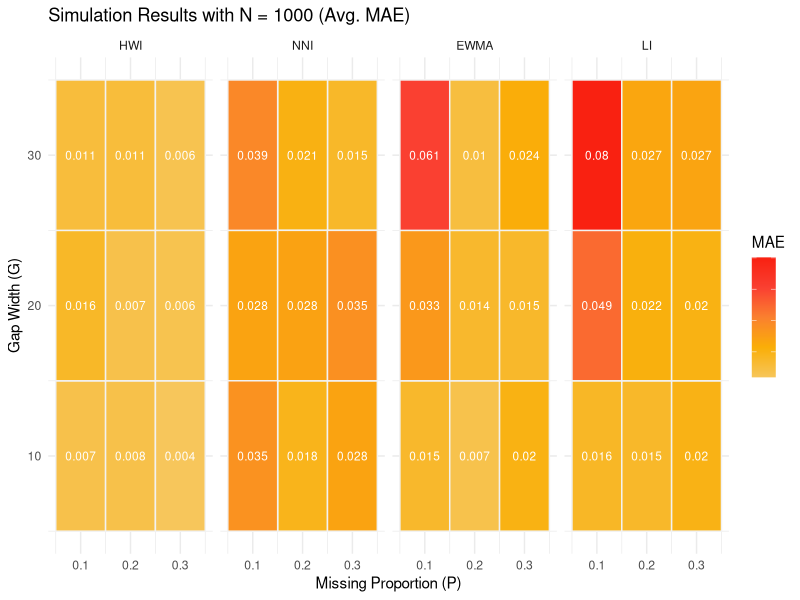
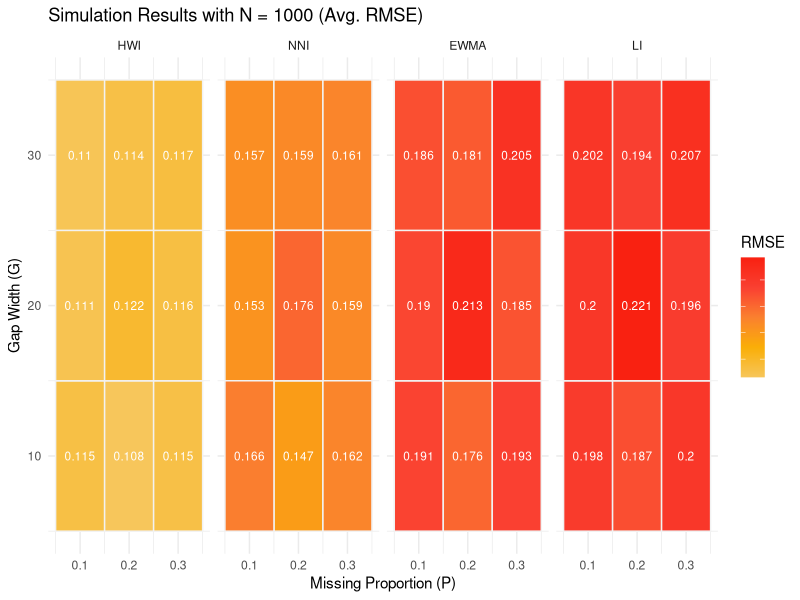
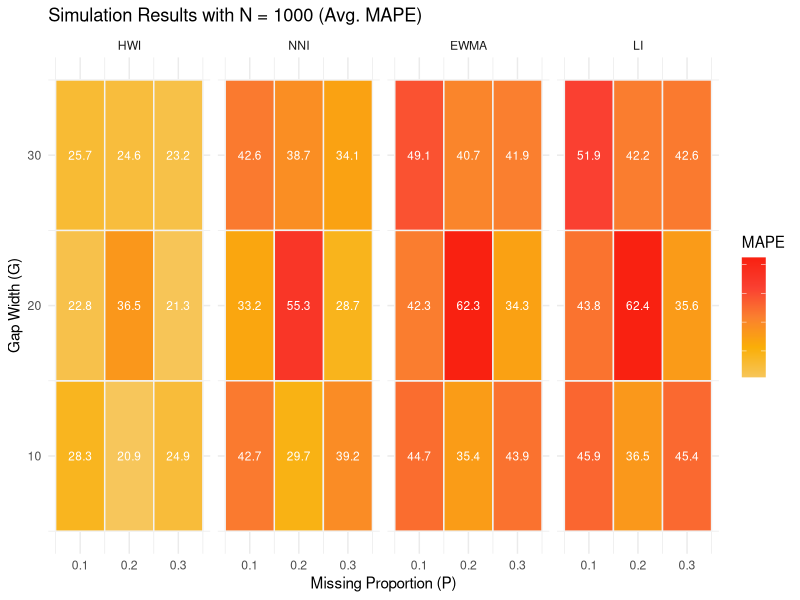
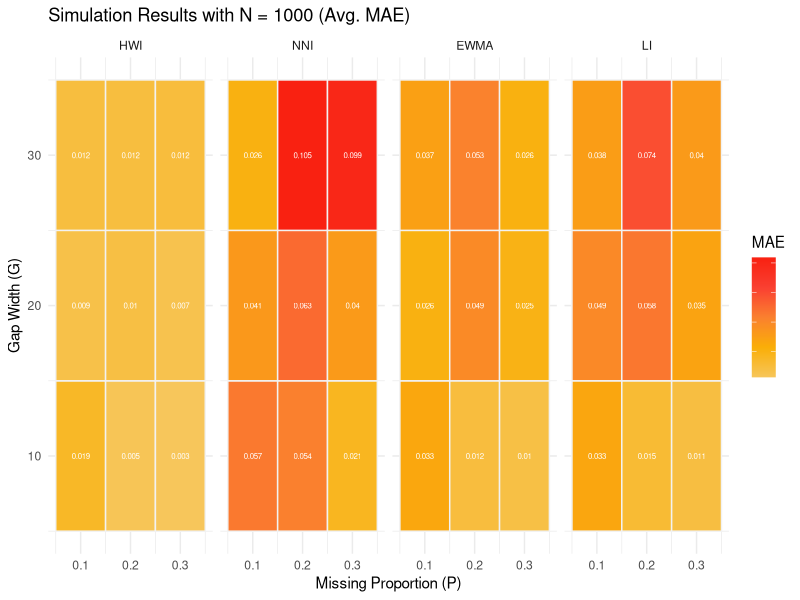
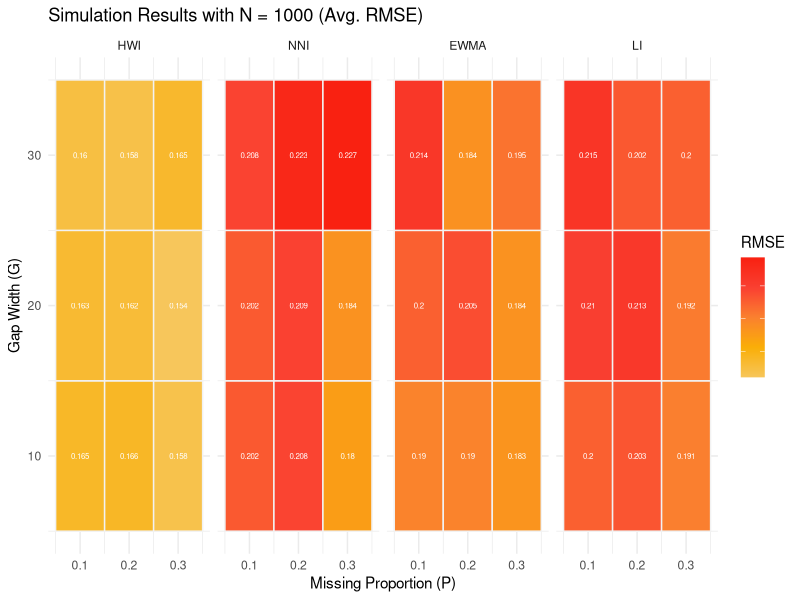
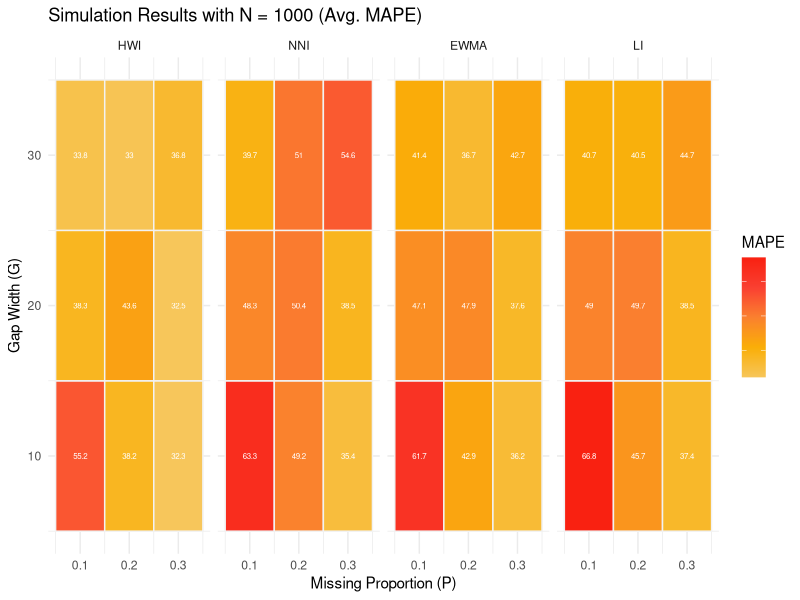
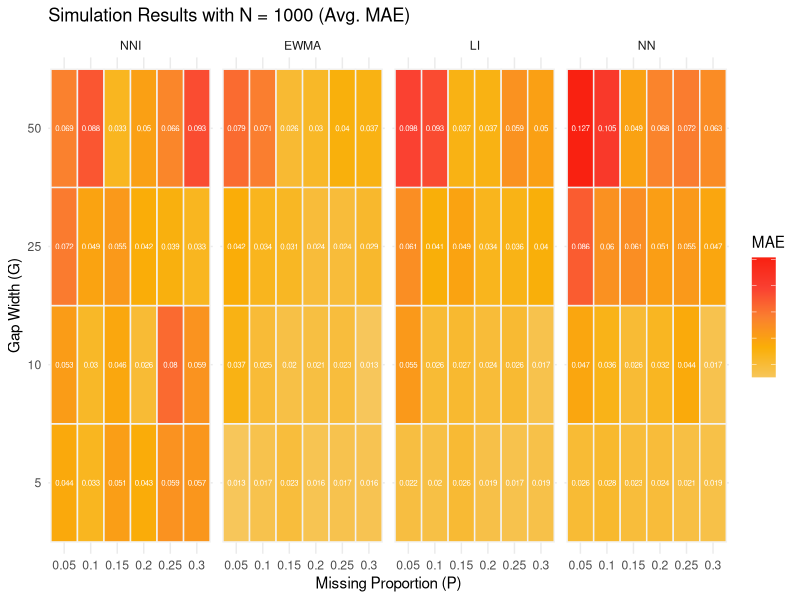
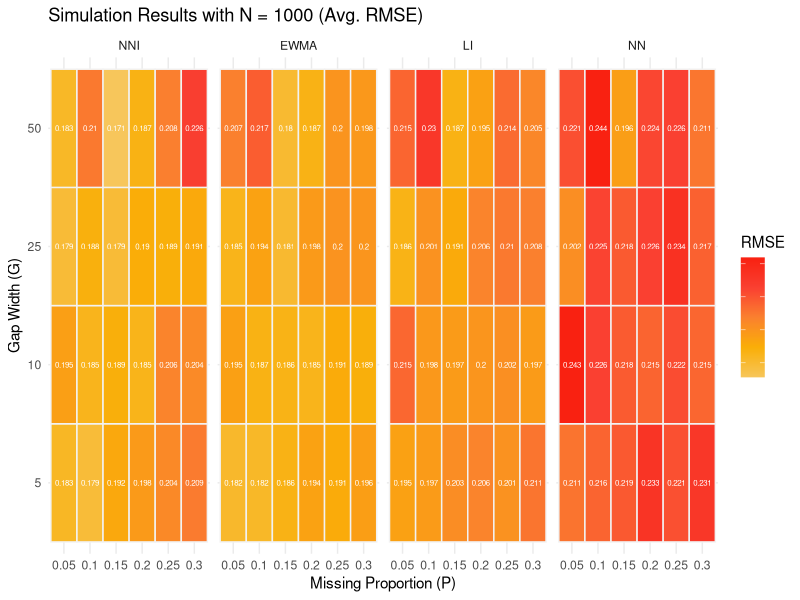

R code for these plots, in order:
## ---- chunk 1
knitr::opts_chunk$set(echo = TRUE, warning = FALSE, message = FALSE)
## ---- chunk 2
library(dplyr)
library(ggplot2)

sim1 = read.csv('Simulation_Results/sim_1.csv')
sim2 = read.csv('Simulation_Results/sim_2.csv')

colors = c("#F7C65B","#FAAF08","#FA812F","#FA4032","#F92111")
col = colorRampPalette(colors = colors)(100)
## ---- chunk 3

grouped_NNI = sim1 %>% dplyr::group_by(Method, P, G, max_iter, K, n_series, random, method) %>%
                       dplyr::summarise(mae = mean(MAE), 
                                        rmse = mean(RMSE), 
                                        mape = mean(MAPE))

NNI_mae = grouped_NNI %>% dplyr::arrange(mae) %>% 
                          dplyr::group_by(P, G) %>% 
                          dplyr::filter(row_number()==1)
NNI_rmse = grouped_NNI %>% dplyr::arrange(rmse) %>% 
                          dplyr::group_by(P, G) %>% 
                          dplyr::filter(row_number()==1)
NNI_mape = grouped_NNI %>% dplyr::arrange(mape) %>% 
                          dplyr::group_by(P, G) %>% 
                          dplyr::filter(row_number()==1)

imp_mae = rbind(sim2 %>% dplyr::group_by(Method, P, G) %>% dplyr::summarize(mae = mean(MAE)), 
                NNI_mae %>% dplyr::select(Method, P, G, mae))
imp_rmse = rbind(sim2 %>% dplyr::group_by(Method, P, G) %>% dplyr::summarize(rmse = mean(RMSE)), 
                NNI_rmse %>% dplyr::select(Method, P, G, rmse))
imp_mape = rbind(sim2 %>% dplyr::group_by(Method, P, G) %>% dplyr::summarize(mape = mean(MAPE)), 
                NNI_mape %>% dplyr::select(Method, P, G, mape))

desired_order = c("HWI", "NNI", "EWMA", "LI")
imp_mae$Method = factor(as.character(imp_mae$Method), levels = desired_order)
imp_mae <- imp_mae[order(imp_mae$Method),]
imp_rmse$Method = factor(as.character(imp_rmse$Method), levels = desired_order)
imp_rmse <- imp_rmse[order(imp_rmse$Method),]
imp_mape$Method = factor(as.character(imp_mape$Method), levels = desired_order)
imp_mape <- imp_mape[order(imp_mape$Method),]
## ---- chunk 4
ggplot(imp_mae, aes(P, G, fill = mae)) +
  geom_tile(color = "gray95",lwd = 0.5, linetype = 1) +
  facet_grid(~ Method) +
  labs(title = 'Simulation Results with N = 1000 (Avg. MAE)', 
       x = "Missing Proportion (P)", 
       y = "Gap Width (G)", 
       fill = 'MAE') +
  scale_fill_gradientn(colours = col, values = c(0,1)) + 
  guides(fill = guide_colourbar(label = FALSE, ticks = FALSE)) +
  geom_text(aes(label = round(mae, 3)), color = "white", size = 3) +
  theme_minimal()
## ---- chunk 5
ggplot(imp_rmse, aes(P, G, fill = rmse)) +
  geom_tile(color = "gray95",lwd = 0.5, linetype = 1) +
  facet_grid(~ Method) +
  labs(title = 'Simulation Results with N = 1000 (Avg. RMSE)', 
       x = "Missing Proportion (P)", 
       y = "Gap Width (G)", 
       fill = 'RMSE') +
  scale_fill_gradientn(colours = col, values = c(0,1)) + 
  guides(fill = guide_colourbar(label = FALSE, ticks = FALSE)) +
  geom_text(aes(label = round(rmse, 3)), color = "white", size = 3) +
  theme_minimal()
## ---- chunk 6
ggplot(imp_mape, aes(P, G, fill = mape)) +
  geom_tile(color = "gray95",lwd = 0.5, linetype = 1) +
  facet_grid(~ Method) +
  labs(title = 'Simulation Results with N = 1000 (Avg. MAPE)', 
       x = "Missing Proportion (P)", 
       y = "Gap Width (G)", 
       fill = 'MAPE') +
  scale_fill_gradientn(colours = col, values = c(0,1)) + 
  guides(fill = guide_colourbar(label = FALSE, ticks = FALSE)) +
  geom_text(aes(label = round(mape, 1)), color = "white", size = 3) +
  theme_minimal()
## ---- chunk 7
sim3 = read.csv('Simulation_Results/jun28_sim_results2.csv')

imp = sim3 %>% dplyr::group_by(Method, P, G) %>% 
  dplyr::summarize(mae = mean(MAE), rmse = mean(RMSE), mape = mean(MAPE))

desired_order = c("HWI", "NNI", "EWMA", "LI")
imp$Method = factor(as.character(imp$Method), levels = desired_order)
imp <- imp[order(imp$Method),]
## ---- chunk 8
ggplot(imp, aes(P, G, fill = mae)) +
  geom_tile(color = "gray95",lwd = 0.5, linetype = 1) +
  facet_grid(~ Method) +
  labs(title = 'Simulation Results with N = 1000 (Avg. MAE)', 
       x = "Missing Proportion (P)", 
       y = "Gap Width (G)", 
       fill = 'MAE') +
  scale_fill_gradientn(colours = col, values = c(0,1)) + 
  guides(fill = guide_colourbar(label = FALSE, ticks = FALSE)) +
  geom_text(aes(label = round(mae, 3)), color = "white", size = 2, check_overlap = TRUE) +
  theme_minimal()
## ---- chunk 9
ggplot(imp, aes(P, G, fill = rmse)) +
  geom_tile(color = "gray95",lwd = 0.5, linetype = 1) +
  facet_grid(~ Method) +
  labs(title = 'Simulation Results with N = 1000 (Avg. RMSE)', 
       x = "Missing Proportion (P)", 
       y = "Gap Width (G)", 
       fill = 'RMSE') +
  scale_fill_gradientn(colours = col, values = c(0,1)) + 
  guides(fill = guide_colourbar(label = FALSE, ticks = FALSE)) +
  geom_text(aes(label = round(rmse, 3)), color = "white", size = 2, check_overlap = TRUE) +
  theme_minimal()
## ---- chunk 10
ggplot(imp, aes(P, G, fill = mape)) +
  geom_tile(color = "gray95",lwd = 0.5, linetype = 1) +
  facet_grid(~ Method) +
  labs(title = 'Simulation Results with N = 1000 (Avg. MAPE)', 
       x = "Missing Proportion (P)", 
       y = "Gap Width (G)", 
       fill = 'MAPE') +
  scale_fill_gradientn(colours = col, values = c(0,1)) + 
  guides(fill = guide_colourbar(label = FALSE, ticks = FALSE)) +
  geom_text(aes(label = round(mape, 1)), color = "white", size = 2, check_overlap = TRUE) +
  theme_minimal()
## ---- chunk 11
sim3 = read.csv('Simulation_Results/jun28_sim_results.csv')

imp = sim3 %>% dplyr::filter(!(Method %in% c('KAF', 'RMEA'))) %>% 
  dplyr::group_by(Method, P, G) %>% 
  dplyr::summarize(mae = mean(MAE), rmse = mean(RMSE), mape = mean(MAPE))

desired_order = c("NNI", "EWMA", "LI", 'NN')
imp$Method = factor(as.character(imp$Method), levels = desired_order)
imp <- imp[order(imp$Method),]
## ---- chunk 12
ggplot(imp, aes(as.factor(P), as.factor(G), fill = mae)) +
  geom_tile(color = "gray95",lwd = 0.5, linetype = 1) +
  facet_grid(~ Method) +
  labs(title = 'Simulation Results with N = 1000 (Avg. MAE)', 
       x = "Missing Proportion (P)", 
       y = "Gap Width (G)", 
       fill = 'MAE') +
  scale_fill_gradientn(colours = col, values = c(0,1)) + 
  guides(fill = guide_colourbar(label = FALSE, ticks = FALSE)) +
  geom_text(aes(label = round(mae, 3)), color = "white", size = 2, check_overlap = TRUE) +
  theme_minimal()
## ---- chunk 13
ggplot(imp, aes(as.factor(P), as.factor(G), fill = rmse)) +
  geom_tile(color = "gray95",lwd = 0.5, linetype = 1) +
  facet_grid(~ Method) +
  labs(title = 'Simulation Results with N = 1000 (Avg. RMSE)', 
       x = "Missing Proportion (P)", 
       y = "Gap Width (G)", 
       fill = 'RMSE') +
  scale_fill_gradientn(colours = col, values = c(0,1)) + 
  guides(fill = guide_colourbar(label = FALSE, ticks = FALSE)) +
  geom_text(aes(label = round(rmse, 3)), color = "white", size = 2, check_overlap = TRUE) +
  theme_minimal()
## ---- chunk 14
imp = imp %>% dplyr::mutate(new_col = P + G) %>%
  dplyr::filter(new_col != 25.3)

ggplot(imp, aes(as.factor(P), as.factor(G), fill = mape)) +
  geom_tile(color = "gray95",lwd = 0.5, linetype = 1) +
  facet_grid(~ Method) +
  labs(title = 'Simulation Results with N = 1000 (Avg. MAPE)', 
       x = "Missing Proportion (P)", 
       y = "Gap Width (G)", 
       fill = 'MAPE') +
  scale_fill_gradientn(colours = col, values = c(0,1)) + 
  guides(fill = guide_colourbar(label = FALSE, ticks = FALSE)) +
  geom_text(aes(label = round(mape, 1)), color = "white", size = 2, check_overlap = TRUE) +
  theme_minimal()
